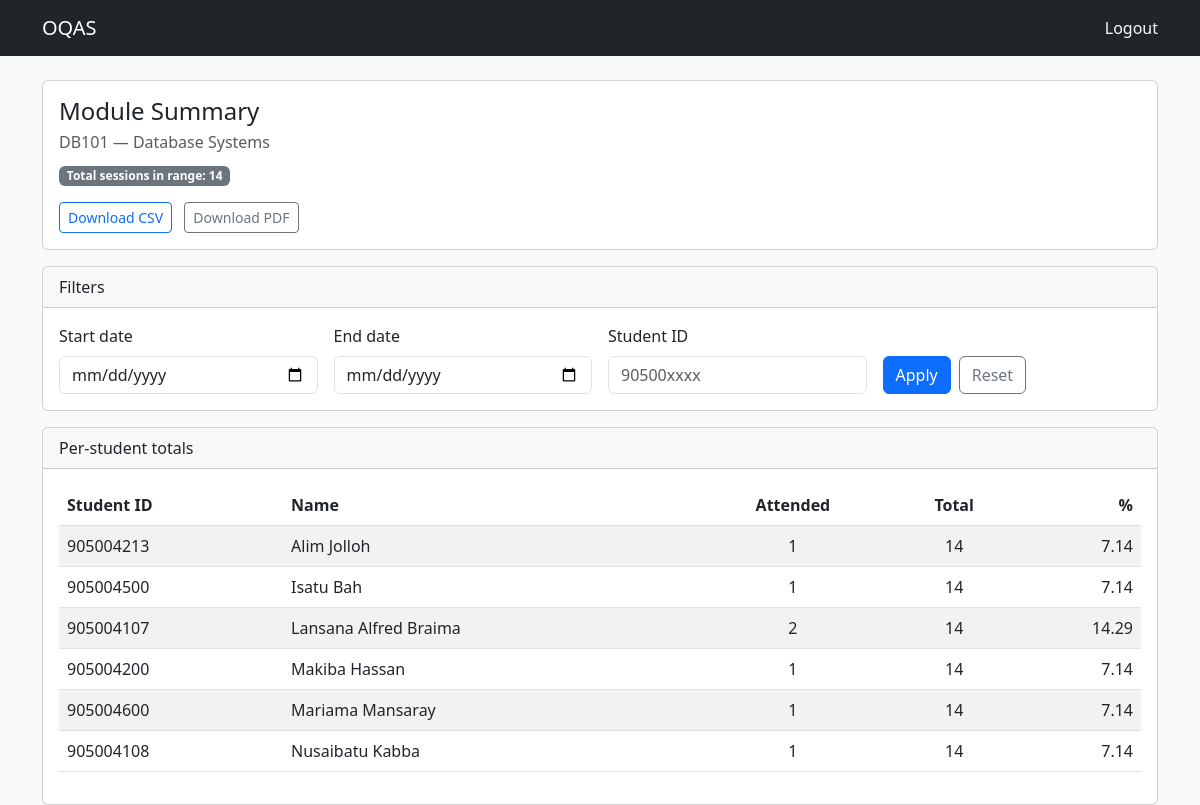
Screenshot of /module/summary?module_id=1 (signed in) with the database file from the repository.
### tables this page shows
CREATE TABLE modules (
            module_id INTEGER PRIMARY KEY AUTOINCREMENT,
            module_code TEXT NOT NULL UNIQUE,
            module_name TEXT NOT NULL,
            lecturer_id INTEGER NOT NULL,
            planned_weeks INTEGER NOT NULL,
            created_at TIMESTAMP DEFAULT CURRENT_TIMESTAMP,
            FOREIGN KEY (lecturer_id) REFERENCES users(user_id) ON DELETE CASCADE ON UPDATE CASCADE
        );

CREATE TABLE users (
            user_id INTEGER PRIMARY KEY AUTOINCREMENT,
            username TEXT NOT NULL UNIQUE,
            password_hash TEXT NOT NULL,
            role TEXT NOT NULL,
            full_name TEXT NOT NULL,
            created_at TIMESTAMP DEFAULT CURRENT_TIMESTAMP
        );

### app.py (the view)
@app.route("/module/summary", methods=["GET"])
@lecturer_required
def module_summary():
    try:
        module_id = request.args.get("module_id", type=int)
        if not module_id:
            flash("module_id is required")
            return redirect(url_for("lecturer_dashboard"))
        start_date = request.args.get("start_date") or None
        end_date = request.args.get("end_date") or None
        student_id = request.args.get("student_id", type=int) or None
        report = ReportService.get_module_summary(
            module_id=module_id,
            start_date=start_date,
            end_date=end_date,
            student_id=student_id,
        )
        if report.get("error"):
            flash(report.get("error"))
            return redirect(url_for("lecturer_dashboard"))
        return render_template("summary.html", report=report)
    except Exception as e:
        flash(f"Error generating summary: {str(e)}")
        return redirect(url_for("lecturer_dashboard"))

### app.py (called while the page is built)
def lecturer_required(f):
    @wraps(f)
    def decorated_function(*args, **kwargs):
        if 'user' not in session:
            flash('Please log in to access this page.')
            return redirect(url_for('login'))
        if not AuthService.is_lecturer(session['user']):
            flash('Access denied. Lecturer privileges required.')
            return redirect(url_for('login'))
        return f(*args, **kwargs)
    return decorated_function

### services/auth_service.py (called while the page is built)
    @staticmethod
    def is_lecturer(user: dict) -> bool:
        return user.get("role") == "lecturer"

### services/report_service.py (called while the page is built)
    @staticmethod
    def _parse_date(date_str: Optional[str]) -> Optional[str]:
        if not date_str:
            return None
        try:
            dt = datetime.strptime(date_str, "%Y-%m-%d")
            return dt.date().isoformat()
        except Exception:
            return None

### templates/summary.html (shortened to what this page needs)
<!DOCTYPE html>
<html lang="en">
<head>
    <link href="https://cdn.jsdelivr.net/npm/bootstrap@5.3.0/dist/css/bootstrap.min.css" rel="stylesheet">
</head>
<body class="bg-light">
    <nav class="navbar navbar-dark bg-dark">
        <div class="container">
            <a class="navbar-brand" href="{{ url_for('lecturer_dashboard') }}">OQAS</a>
            <a class="nav-link text-light" href="{{ url_for('logout') }}">Logout</a>
        </div>
    </nav>
    <div class="container mt-4">
        {% if report and report.module %}
        <div class="card mb-3">
            <div class="card-body">
                <h4 class="card-title mb-1">Module Summary</h4>
                <div class="text-muted">{{ report.module.module_code }} — {{ report.module.module_name }}</div>
                <div class="mt-2"><span class="badge bg-secondary">Total sessions in range: {{ report.total_sessions }}</span></div>
                <div class="mt-3">
                    <a class="btn btn-sm btn-outline-primary me-2"
                       href="{{ url_for('module_summary_export_csv', module_id=report.module.module_id, start_date=report.filters.start_date, end_date=report.filters.end_date, student_id=report.filters.student_id) }}">
                        Download CSV
                    </a>
                    <a class="btn btn-sm btn-outline-secondary"
                       href="{{ url_for('module_summary_export_pdf', module_id=report.module.module_id, start_date=report.filters.start_date, end_date=report.filters.end_date, student_id=report.filters.student_id) }}">
                        Download PDF
                    </a>
                </div>
            </div>
        </div>
        <div class="card mb-3">
            <div class="card-header">Filters</div>
            <div class="card-body">
                <form method="get" action="{{ url_for('module_summary') }}" class="row g-3">
                    <div class="col-md-3">
                        <label class="form-label">Start date</label>
                        <input type="date" class="form-control" name="start_date" value="{{ report.filters.start_date or '' }}" title="Start date (YYYY-MM-DD)" />
                    </div>
                    <div class="col-md-3">
                        <label class="form-label">End date</label>
                        <input type="date" class="form-control" name="end_date" value="{{ report.filters.end_date or '' }}" title="End date (YYYY-MM-DD)" />
                    </div>
                    <div class="col-md-3">
                        <label class="form-label">Student ID</label>
                        <input type="text" class="form-control" name="student_id" value="{{ report.filters.student_id or '' }}" placeholder="90500xxxx" />
                    </div>
                    <div class="col-md-3 d-flex align-items-end">
                        <button type="submit" class="btn btn-primary me-2">Apply</button>
                        <a class="btn btn-outline-secondary" href="{{ url_for('module_summary') }}?module_id={{ report.module.module_id }}">Reset</a>
                    </div>
                </form>
            </div>
        </div>
        <div class="card">
            <div class="card-header">Per-student totals</div>
            <div class="card-body">
                {% if report.students and report.students|length > 0 %}
                <div class="table-responsive">
                    <table class="table table-striped align-middle">
                        <thead>
                            <tr>
                                <th>Student ID</th>
                                <th>Name</th>
                                <th class="text-center">Attended</th>
                                <th class="text-center">Total</th>
                                <th class="text-end">%</th>
                            </tr>
                        </thead>
                        <tbody>
                            {% for s in report.students %}
                            <tr>
                                <td>{{ s.student_id }}</td>
                                <td>{{ s.student_name }}</td>
                                <td class="text-center">{{ s.attended_sessions }}</td>
                                <td class="text-center">{{ report.total_sessions }}</td>
                                <td class="text-end">{{ '%.2f' % s.attendance_percentage }}</td>
                            </tr>
                            {% endfor %}
                        </tbody>
                    </table>
                </div>
                {% else %}
                <div class="text-muted">No attendance records found for the selected filters.</div>
                {% endif %}
            </div>
        </div>
        {% else %}
        <div class="alert alert-warning">Module not found.</div>
        {% endif %}
    </div>
    </body>
    </html>

### rows the page displays
modules: module.module_code "DB101", module.module_name "Database Systems"
users: student_id "905004213", student_name "Alim Jolloh", attended_sessions "1", total_sessions "14", attendance_percentage "7.14"
users: student_id "905004500", student_name "Isatu Bah", attended_sessions "1", total_sessions "14", attendance_percentage "7.14"
users: student_id "905004200", student_name "Makiba Hassan", attended_sessions "1", total_sessions "14", attendance_percentage "7.14"
users: student_id "905004600", student_name "Mariama Mansaray", attended_sessions "1", total_sessions "14", attendance_percentage "7.14"
users: student_id "905004108", student_name "Nusaibatu Kabba", attended_sessions "1", total_sessions "14", attendance_percentage "7.14"

### other values shown
{{ report.total_sessions }} "14"
{{ s.student_id }} "905004107"
{{ s.student_name }} "Lansana Alfred Braima"
{{ s.attended_sessions }} "2"
{{ '%.2f' % s.attendance_percentage }} "14.29"
